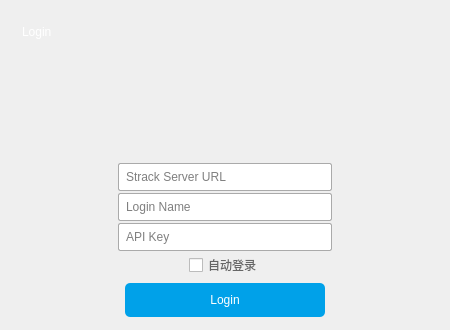
<?xml version="1.0" encoding="UTF-8"?>
<ui version="4.0">
 <class>LoginDialog</class>
 <widget class="QDialog" name="LoginDialog">
  <property name="geometry">
   <rect>
    <x>0</x>
    <y>0</y>
    <width>450</width>
    <height>330</height>
   </rect>
  </property>
  <property name="minimumSize">
   <size>
    <width>450</width>
    <height>330</height>
   </size>
  </property>
  <property name="maximumSize">
   <size>
    <width>450</width>
    <height>330</height>
   </size>
  </property>
  <property name="windowTitle">
   <string>Login</string>
  </property>
  <property name="styleSheet">
   <string notr="true">QLineEdit{
	background: #fff; 
	border: 1px solid #aaa;
    padding: 5px;
    border-radius: 2px;
}</string>
  </property>
  <layout class="QVBoxLayout" name="verticalLayout_2" stretch="2,1,0">
   <item>
    <widget class="QGroupBox" name="top_grp">
     <property name="minimumSize">
      <size>
       <width>0</width>
       <height>146</height>
      </size>
     </property>
     <property name="maximumSize">
      <size>
       <width>16777215</width>
       <height>146</height>
      </size>
     </property>
     <property name="styleSheet">
      <string notr="true">QGroupBox#top_grp
{
	background-image: url(:/backgroud/top_back.png);
	padding:0;
	margin:0;
	border-style:soild;
	border-width: 0px;
	border-top-left-radius:2px;
	border-top-right-radius:2px;
	border-bottom-right-radius:0px;
	border-bottom-left-radius:0px;

}</string>
     </property>
     <property name="title">
      <string/>
     </property>
     <property name="alignment">
      <set>Qt::AlignLeading|Qt::AlignLeft|Qt::AlignVCenter</set>
     </property>
     <property name="flat">
      <bool>false</bool>
     </property>
     <property name="checkable">
      <bool>false</bool>
     </property>
     <layout class="QVBoxLayout" name="top_group_layout" stretch="0,0">
      <property name="spacing">
       <number>0</number>
      </property>
      <property name="sizeConstraint">
       <enum>QLayout::SetDefaultConstraint</enum>
      </property>
      <property name="margin">
       <number>0</number>
      </property>
      <item>
       <widget class="QGroupBox" name="title_bar_grp">
        <property name="minimumSize">
         <size>
          <width>0</width>
          <height>26</height>
         </size>
        </property>
        <property name="maximumSize">
         <size>
          <width>16777215</width>
          <height>26</height>
         </size>
        </property>
        <property name="styleSheet">
         <string notr="true">QGroupBox{
	border:none;
	padding:3px;
	margin:0;
}</string>
        </property>
        <layout class="QHBoxLayout" name="titile_bar_layout">
         <property name="spacing">
          <number>0</number>
         </property>
         <property name="sizeConstraint">
          <enum>QLayout::SetDefaultConstraint</enum>
         </property>
         <property name="margin">
          <number>0</number>
         </property>
         <item>
          <spacer name="horizontalSpacer_4">
           <property name="orientation">
            <enum>Qt::Horizontal</enum>
           </property>
           <property name="sizeType">
            <enum>QSizePolicy::Fixed</enum>
           </property>
           <property name="sizeHint" stdset="0">
            <size>
             <width>5</width>
             <height>0</height>
            </size>
           </property>
          </spacer>
         </item>
         <item>
          <widget class="QLabel" name="title_label">
           <property name="styleSheet">
            <string notr="true">font: 75 10pt &quot;Leelawadee UI&quot;;
color: rgb(255, 255, 255);</string>
           </property>
           <property name="text">
            <string>Login</string>
           </property>
          </widget>
         </item>
         <item>
          <spacer name="horizontalSpacer_2">
           <property name="orientation">
            <enum>Qt::Horizontal</enum>
           </property>
           <property name="sizeHint" stdset="0">
            <size>
             <width>40</width>
             <height>20</height>
            </size>
           </property>
          </spacer>
         </item>
         <item>
          <widget class="QToolButton" name="minimize_btn">
           <property name="minimumSize">
            <size>
             <width>25</width>
             <height>25</height>
            </size>
           </property>
           <property name="maximumSize">
            <size>
             <width>25</width>
             <height>25</height>
            </size>
           </property>
           <property name="styleSheet">
            <string notr="true">QToolButton#minimize_btn
{
	image: url(:/icons/min_white.png);
	height: 20px;
	width: 20px;
	border: none;
}
QToolButton#minimize_btn::hover
{
	image: url(:/icons/min_white.png);
	background-color: rgba(135, 158, 199, 100);;
}</string>
           </property>
           <property name="text">
            <string/>
           </property>
          </widget>
         </item>
         <item>
          <spacer name="horizontalSpacer_3">
           <property name="orientation">
            <enum>Qt::Horizontal</enum>
           </property>
           <property name="sizeType">
            <enum>QSizePolicy::Fixed</enum>
           </property>
           <property name="sizeHint" stdset="0">
            <size>
             <width>10</width>
             <height>0</height>
            </size>
           </property>
          </spacer>
         </item>
         <item>
          <widget class="QToolButton" name="close_btn">
           <property name="minimumSize">
            <size>
             <width>25</width>
             <height>25</height>
            </size>
           </property>
           <property name="maximumSize">
            <size>
             <width>25</width>
             <height>25</height>
            </size>
           </property>
           <property name="styleSheet">
            <string notr="true">QToolButton#close_btn
{
	image: url(:/icons/close_white.png);
	height: 20px;
	width: 20px;
	border: none;
}
QToolButton#close_btn::hover
{
	image: url(:/icons/close_white.png);
	background-color: #D50000;
}</string>
           </property>
           <property name="text">
            <string/>
           </property>
          </widget>
         </item>
        </layout>
       </widget>
      </item>
      <item>
       <widget class="QGroupBox" name="user_info_grp">
        <property name="minimumSize">
         <size>
          <width>0</width>
          <height>120</height>
         </size>
        </property>
        <property name="maximumSize">
         <size>
          <width>16777215</width>
          <height>120</height>
         </size>
        </property>
        <property name="styleSheet">
         <string notr="true">QGroupBox{
	border:none;
	padding:0;
	margin:0;
}</string>
        </property>
        <property name="flat">
         <bool>false</bool>
        </property>
        <layout class="QHBoxLayout" name="horizontalLayout">
         <item>
          <spacer name="horizontalSpacer">
           <property name="orientation">
            <enum>Qt::Horizontal</enum>
           </property>
           <property name="sizeHint" stdset="0">
            <size>
             <width>40</width>
             <height>20</height>
            </size>
           </property>
          </spacer>
         </item>
         <item>
          <widget class="QLabel" name="icon_label">
           <property name="maximumSize">
            <size>
             <width>100</width>
             <height>100</height>
            </size>
           </property>
           <property name="text">
            <string/>
           </property>
           <property name="pixmap">
            <pixmap resource="../../images/icons.qrc">:/icons/strack.png</pixmap>
           </property>
           <property name="scaledContents">
            <bool>true</bool>
           </property>
          </widget>
         </item>
         <item>
          <spacer name="horizontalSpacer_5">
           <property name="orientation">
            <enum>Qt::Horizontal</enum>
           </property>
           <property name="sizeHint" stdset="0">
            <size>
             <width>40</width>
             <height>20</height>
            </size>
           </property>
          </spacer>
         </item>
        </layout>
       </widget>
      </item>
     </layout>
    </widget>
   </item>
   <item>
    <layout class="QHBoxLayout" name="horizontalLayout_2" stretch="1,2,1">
     <item>
      <spacer name="horizontalSpacer_6">
       <property name="orientation">
        <enum>Qt::Horizontal</enum>
       </property>
       <property name="sizeHint" stdset="0">
        <size>
         <width>40</width>
         <height>20</height>
        </size>
       </property>
      </spacer>
     </item>
     <item>
      <layout class="QVBoxLayout" name="verticalLayout">
       <property name="spacing">
        <number>2</number>
       </property>
       <item>
        <widget class="QLineEdit" name="lineEdit">
         <property name="placeholderText">
          <string>Strack Server URL</string>
         </property>
        </widget>
       </item>
       <item>
        <widget class="QLineEdit" name="lineEdit_2">
         <property name="placeholderText">
          <string>Login Name</string>
         </property>
        </widget>
       </item>
       <item>
        <widget class="QLineEdit" name="lineEdit_3">
         <property name="placeholderText">
          <string>API Key</string>
         </property>
        </widget>
       </item>
       <item>
        <layout class="QHBoxLayout" name="horizontalLayout_4">
         <item>
          <spacer name="horizontalSpacer_10">
           <property name="orientation">
            <enum>Qt::Horizontal</enum>
           </property>
           <property name="sizeHint" stdset="0">
            <size>
             <width>40</width>
             <height>20</height>
            </size>
           </property>
          </spacer>
         </item>
         <item>
          <widget class="QCheckBox" name="checkBox_2">
           <property name="styleSheet">
            <string notr="true">QCheckBox{
	color: #666;
}
</string>
           </property>
           <property name="text">
            <string>自动登录</string>
           </property>
          </widget>
         </item>
         <item>
          <spacer name="horizontalSpacer_11">
           <property name="orientation">
            <enum>Qt::Horizontal</enum>
           </property>
           <property name="sizeHint" stdset="0">
            <size>
             <width>40</width>
             <height>20</height>
            </size>
           </property>
          </spacer>
         </item>
        </layout>
       </item>
      </layout>
     </item>
     <item>
      <spacer name="horizontalSpacer_7">
       <property name="orientation">
        <enum>Qt::Horizontal</enum>
       </property>
       <property name="sizeHint" stdset="0">
        <size>
         <width>40</width>
         <height>20</height>
        </size>
       </property>
      </spacer>
     </item>
    </layout>
   </item>
   <item>
    <layout class="QHBoxLayout" name="horizontalLayout_3">
     <property name="bottomMargin">
      <number>0</number>
     </property>
     <item>
      <spacer name="horizontalSpacer_8">
       <property name="orientation">
        <enum>Qt::Horizontal</enum>
       </property>
       <property name="sizeHint" stdset="0">
        <size>
         <width>40</width>
         <height>20</height>
        </size>
       </property>
      </spacer>
     </item>
     <item>
      <widget class="QPushButton" name="login_btn">
       <property name="minimumSize">
        <size>
         <width>200</width>
         <height>0</height>
        </size>
       </property>
       <property name="styleSheet">
        <string notr="true">QPushButton{
	background-color: #00a1e9;
	padding: 10px;
	font-size: 12px;
	text-decoration: none;
	color: #fff;
	border: solid 1px #186f8f;
	border-radius: 5px;
	box-shadow: inset 0px 1px 0px #7fd2f1, 0px 1px 0px #fff;
}
QPushButton::hover{
	background-color: #00aefc;
}
QPushButton::pressed{
	background-color: #3bb3e0;
}</string>
       </property>
       <property name="text">
        <string>Login</string>
       </property>
      </widget>
     </item>
     <item>
      <spacer name="horizontalSpacer_9">
       <property name="orientation">
        <enum>Qt::Horizontal</enum>
       </property>
       <property name="sizeHint" stdset="0">
        <size>
         <width>40</width>
         <height>20</height>
        </size>
       </property>
      </spacer>
     </item>
    </layout>
   </item>
  </layout>
 </widget>
 <resources>
  <include location="../../images/icons.qrc"/>
  <include location="../../images/other_images.qrc"/>
  <include location="C:/Program Files (x86)/JetBrains/PyCharm 2016.2.2/jre/images/other_images.qrc"/>
 </resources>
 <connections>
  <connection>
   <sender>close_btn</sender>
   <signal>clicked()</signal>
   <receiver>LoginDialog</receiver>
   <slot>close()</slot>
   <hints>
    <hint type="sourcelabel">
     <x>415</x>
     <y>22</y>
    </hint>
    <hint type="destinationlabel">
     <x>299</x>
     <y>0</y>
    </hint>
   </hints>
  </connection>
 </connections>
</ui>
